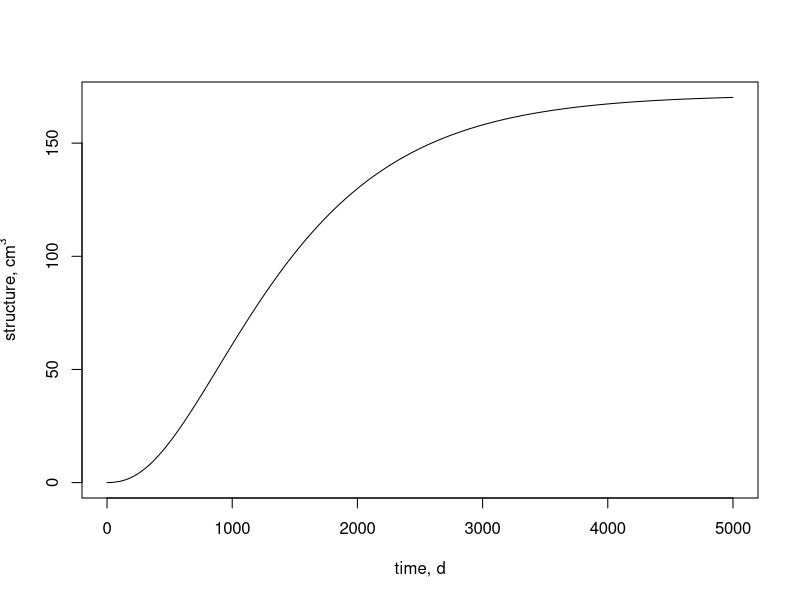
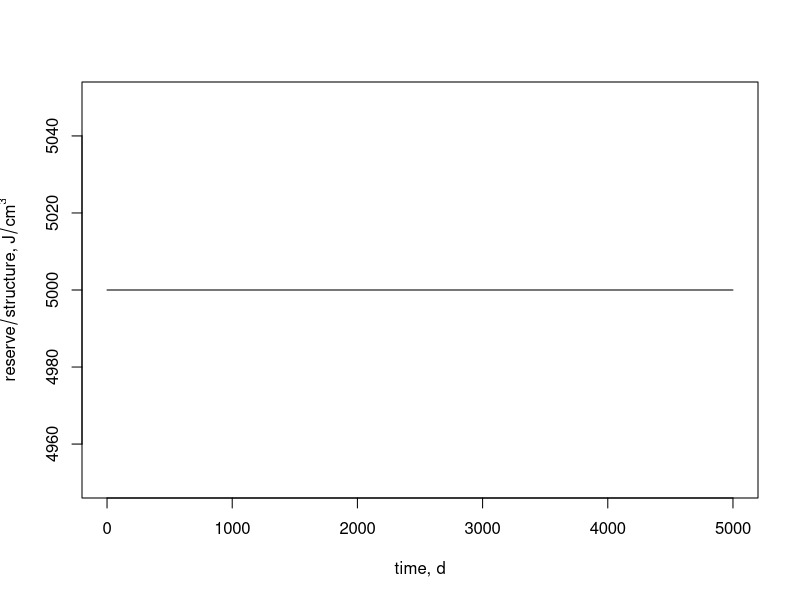
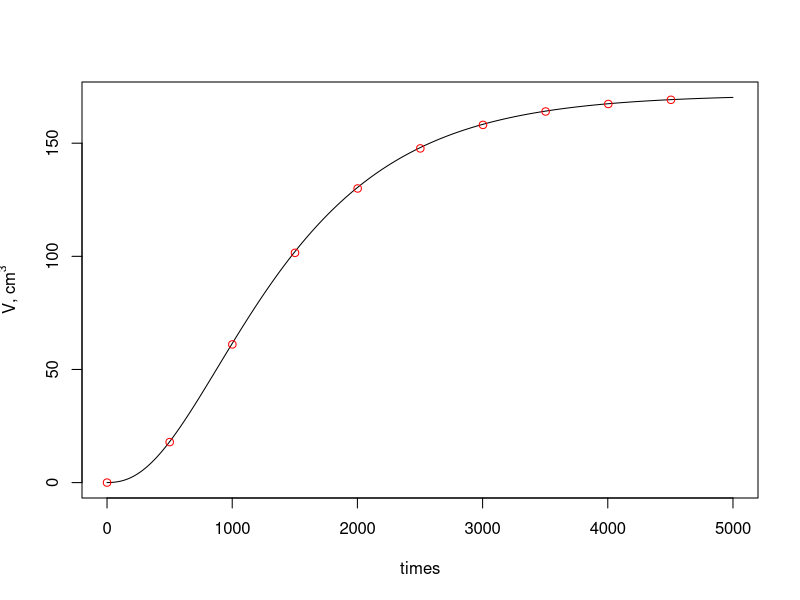
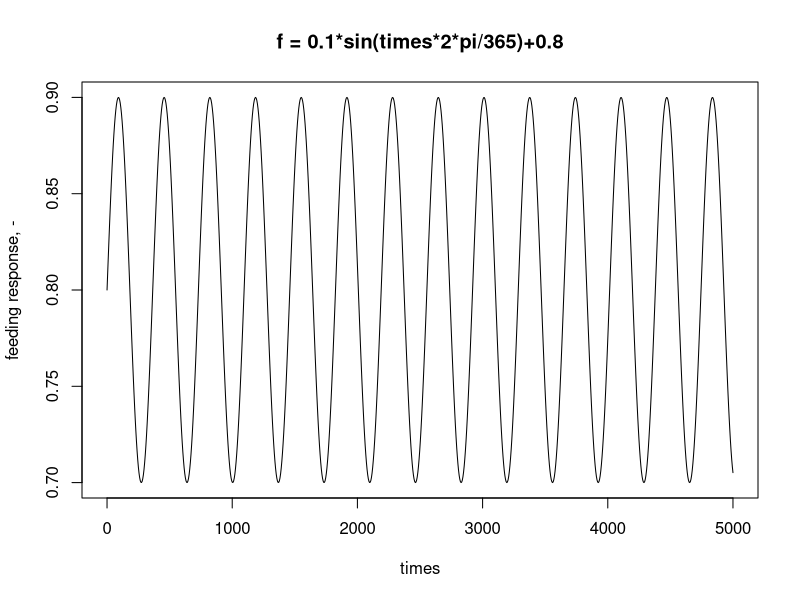
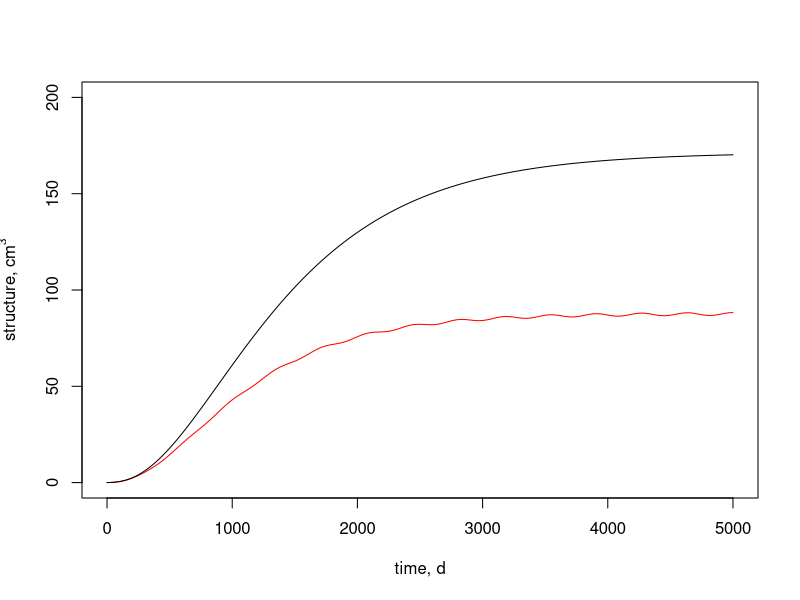
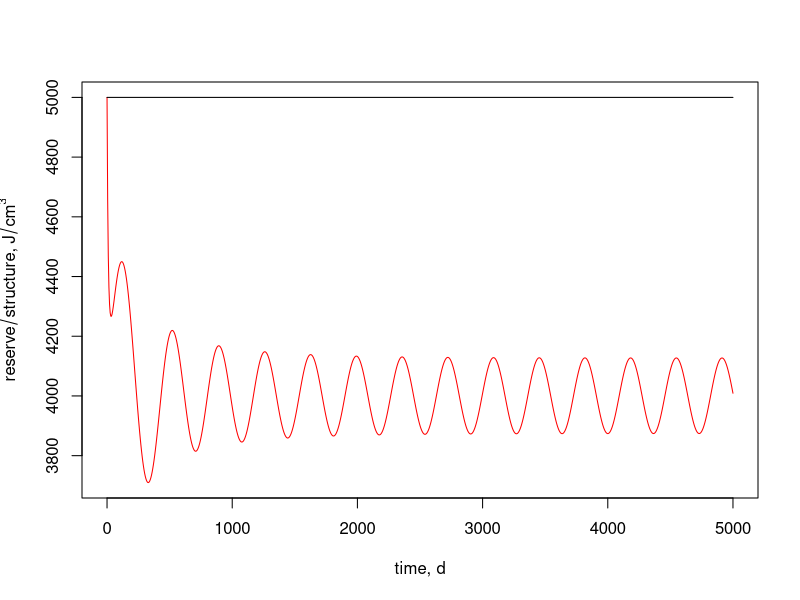

These charts were generated, in order, by the following R code:
## ---- chunk 1
knitr::opts_chunk$set(echo = TRUE)
library(deSolve)
## ---- chunk 2
# initial vars
V0 = 0.01 # intial structure, cm^3

# set parameters
p_Am =  100   # SA specific assimilation rate, J/cm^2/d
E_G   = 28   # cost of growth, J/cm^3
v     = 0.02 # conductance, cm/d
p_M   = 18   # vol. specific maintenance rate, J/cm^3/d
f     = 1    # scaled functional response of feeding, -
## ---- chunk 3
state <- c(res = f*p_Am/v*V0, # initial reserve, J
           V   = V0)          # initial structure, cm^3
## ---- chunk 4
times <- seq(0,5000,length = 1000) # time, d
## ---- chunk 5
growth<-function(t, state, pars) {
  # parameters
  p_Am= pars[1] # SA specific assimilation rate, J/cm^2/d
  E_G = pars[2] # cost of growth, J/cm^3
  v   = pars[3] # conductance, cm/d
  p_M = pars[4] # vol. specific maintenance rate, J/cm^3/d
  f   = pars[5] # scaled functional response of feeding, -
   
  
  # state variables
  res = state[1] # reserve, J
  V   = state[2] # structure, cm^3
  
  # rate of change
  dres = f*p_Am*V^(2/3) - res* (E_G*v/V^(1/3) + p_M)/(res/V + E_G);
  dV   = (res*v/V^(1/3) - p_M*V)/(res/V + E_G);
  
  # return the rate of change
  list(c(dres, dV))
}
## ---- chunk 6
pars       <- c(p_Am  = p_Am, # SA specific assimilation rate, J/cm^2/d
                E_G   = E_G,  # cost of growth, J/cm^3
                v     = v,    # conductance, cm/d
                p_M   = p_M,  # vol. specific maintenance rate, J/cm^3/d
                f     = f)    # scaled functional response of feeding, -
## ---- chunk 7
resV <- ode(y = state, times = times, func = growth, parms = pars)

## ---- chunk 8
plot(times, resV[,3],'l', xlab = 'time, d', ylab = expression(structure*","~ cm^3))
plot(times, resV[,2]/resV[,3],'l', xlab = 'time, d', ylab = expression(reserve/structure*","~J/cm^3))
## ---- chunk 9
V_inf = (p_Am/p_M)^3
a<-1/(3/p_M/E_G + 3*V_inf^(1/3)/v)

plot(times, V_inf*(1-(1-V0^(1/3)/V_inf^(1/3))*exp(-a*times))^3, 'l', ylab = expression(V*','~cm^3));points(resV[seq(1,length(times),100),1],  resV[seq(1,length(times),100),3], col = 'red')
## ---- chunk 10
plot(times,(0.1*sin(times*2*pi/365)+0.8), 'l', ylab = 'feeding response, -', main = 'f = 0.1*sin(times*2*pi/365)+0.8')
## ---- chunk 11
growth2<-function(t, state, pars) {
  # parameters
  p_Am= pars[1]
  E_G = pars[2]
  v   = pars[3]
  p_M = pars[4]
  f   = (0.1*sin(t*2*pi/365)+0.8) # change the functional response.
  
  # state variables
  res = state[1]
  V   = state[2]
  
  # rate of change
  dres = f*p_Am*V^(2/3) - res* (E_G*v/V^(1/3) + p_M)/(res/V + E_G);
  dV   = (res*v/V^(1/3) - p_M*V)/(res/V + E_G);
  
  # return the rate of change
  list(c(dres, dV))
}
## ---- chunk 12
resV2 <- ode(y = state, times = times, func = growth2, parms = pars)

## ---- chunk 13
plot(times, resV2[,3],'l', col = 'red', ylim =c(0,200), xlab = 'time, d', ylab = expression(structure*","~ cm^3));lines(times, resV[,3])
plot(times, resV2[,2]/resV2[,3],'l', col = 'red', xlab = 'time, d', ylab = expression(reserve/structure*","~J/cm^3));lines(times, resV[,2]/resV[,3])
